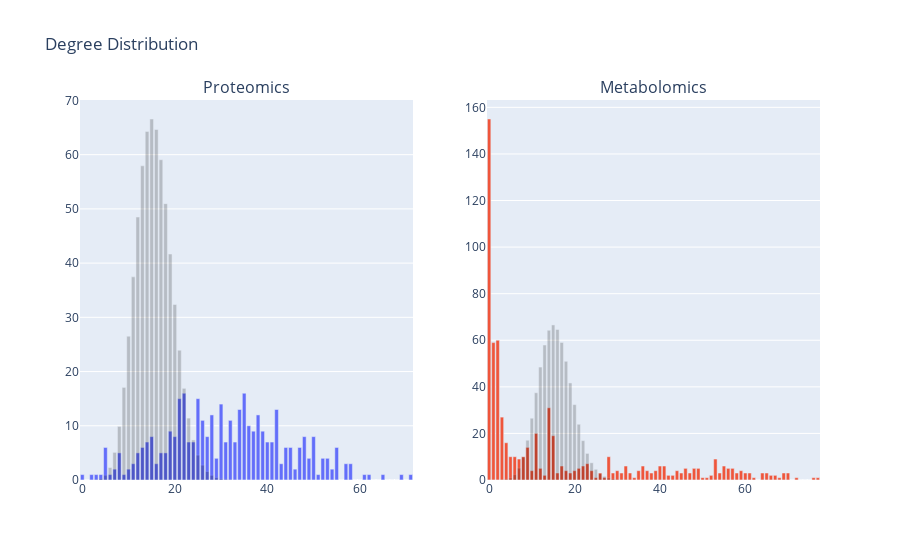

The notebook cell saved with this chart:
### Code cell
#
# Basic graph characteristics
#

G = qqg
GA = qqA

for G, GA, name in [(qqg, qqA, 'Proteomics'), (mmg, mmA, 'Metabolomics')]:

    print()
    print(name)
    print()

    print(f'Order: {G.order()}')
    print(f'Size: {G.size()}')
    print(f'Density: {round(nx.density(G), 5)}')

    i = [nx.average_clustering(i) for i in GA]
    print(f'Average clustering: {round(nx.average_clustering(G), 5)} (random graph: mean = {round(np.mean(i),5)}, std = {round(np.std(i),5)})')
    print(f'Average degree: {round(np.mean(list(dict(G.degree).values())),5)}')

    i = [len(list(nx.connected_components(i))) for i in GA]
    print(f'Number of connected components: {round(len(list(nx.connected_components(G))), 5)} (random graph: mean = {round(np.mean(i), 5)}, std = {round(np.std(i), 5)})')

    i = [len([i for i in nx.connected_components(g) if len(i)>1]) for g in GA]
    print(f'Number of connected components (order g.t. 1): {round(len([i for i in nx.connected_components(G) if len(i)>1]), 5)} (random graph: mean = {round(np.mean(i),5)}, std = {round(np.std(i),5)})')

fig = make_subplots(rows=1, cols=2, subplot_titles=['Proteomics', 'Metabolomics'])

plot = nx.degree_histogram(qqg)
fig.add_trace(go.Bar(
    x=np.arange(0,len(plot)),
    y=plot,
    offsetgroup=1, marker_color=palette[0]
), row=1,col=1)
fig.add_trace(go.Bar(
    x=np.arange(0,len(plot)),
    y=G.order()*poisson.pmf(np.arange(0, len(plot)),2*G.size()/G.order()),
    offsetgroup=1, marker_color='black', opacity=0.2
), row=1,col=1)


plot = nx.degree_histogram(mmg)
fig.add_trace(go.Bar(
    x=np.arange(0,len(plot)),
    y=plot, 
    offsetgroup=1, marker_color=palette[1]
), row=1,col=2)
fig.add_trace(go.Bar(
    x=np.arange(0,len(plot)),
    y=G.order()*poisson.pmf(np.arange(0, len(plot)),2*G.size()/G.order()),
    offsetgroup=1, marker_color='black', opacity=0.2
), row=1,col=2)

fig.update_layout(bargap=0.2, title='Degree Distribution', showlegend=False)

### Figure 1 — Plotly figure (JSON) as saved in the notebook; plotly's stock layout.template omitted (floating-point values rounded to 4 significant figures)
{"data": [{"marker": {"color": "#636EFA"}, "offsetgroup": "1", "type": "bar", "x": [0, 1, 2, 3, 4, 5, 6, 7, 8, 9, 10, 11, 12, 13, 14, 15, 16, 17, 18, 19, 20, 21, 22, 23, 24, 25, 26, 27, 28, 29, 30, 31, 32, 33, 34, 35, 36, 37, 38, 39, 40, 41, 42, 43, 44, 45, 46, 47, 48, 49, 50, 51, 52, 53, 54, 55, 56, 57, 58, 59, 60, 61, 62, 63, 64, 65, 66, 67, 68, 69, 70, 71], "xaxis": "x", "y": [1, 0, 1, 1, 1, 6, 1, 2, 5, 1, 2, 3, 5, 6, 7, 8, 3, 5, 5, 9, 8, 15, 16, 7, 7, 15, 11, 8, 12, 4, 14, 7, 11, 7, 13, 16, 10, 9, 12, 9, 7, 7, 13, 3, 6, 6, 2, 6, 8, 4, 8, 1, 4, 4, 2, 6, 0, 3, 3, 0, 0, 1, 1, 0, 0, 1, 0, 0, 0, 1, 0, 1], "yaxis": "y"}, {"marker": {"color": "black"}, "offsetgroup": "1", "opacity": 0.2, "type": "bar", "x": [0, 1, 2, 3, 4, 5, 6, 7, 8, 9, 10, 11, 12, 13, 14, 15, 16, 17, 18, 19, 20, 21, 22, 23, 24, 25, 26, 27, 28, 29, 30, 31, 32, 33, 34, 35, 36, 37, 38, 39, 40, 41, 42, 43, 44, 45, 46, 47, 48, 49, 50, 51, 52, 53, 54, 55, 56, 57, 58, 59, 60, 61, 62, 63, 64, 65, 66, 67, 68, 69, 70, 71], "xaxis": "x", "y": [0.0001177, 0.001828, 0.0142, 0.07352, 0.2855, 0.887, 2.296, 5.096, 9.895, 17.08, 26.53, 37.46, 48.49, 57.94, 64.29, 66.58, 64.64, 59.06, 50.97, 41.67, 32.36, 23.94, 16.9, 11.42, 7.389, 4.591, 2.743, 1.578, 0.8754, 0.4689, 0.2428, 0.1217, 0.05905, 0.0278, 0.0127, 0.005636, 0.002432, 0.001021, 0.0004174, 0.0001662, 6.456e-05, 2.446e-05, 9.046e-06, 3.268e-06, 1.154e-06, 3.982e-07, 1.345e-07, 4.444e-08, 1.438e-08, 4.559e-09, 1.417e-09, 4.314e-10, 1.289e-10, 3.777e-11, 1.087e-11, 3.069e-12, 8.512e-13, 2.32e-13, 6.213e-14, 1.636e-14, 4.235e-15, 1.078e-15, 2.702e-16, 6.661e-17, 1.617e-17, 3.864e-18, 9.094e-19, 2.108e-19, 4.816e-20, 1.084e-20, 2.406e-21, 5.264e-22], "yaxis": "y"}, {"marker": {"color": "#EF553B"}, "offsetgroup": "1", "type": "bar", "x": [0, 1, 2, 3, 4, 5, 6, 7, 8, 9, 10, 11, 12, 13, 14, 15, 16, 17, 18, 19, 20, 21, 22, 23, 24, 25, 26, 27, 28, 29, 30, 31, 32, 33, 34, 35, 36, 37, 38, 39, 40, 41, 42, 43, 44, 45, 46, 47, 48, 49, 50, 51, 52, 53, 54, 55, 56, 57, 58, 59, 60, 61, 62, 63, 64, 65, 66, 67, 68, 69, 70, 71, 72, 73, 74, 75, 76, 77], "xaxis": "x2", "y": [155, 59, 60, 27, 16, 10, 10, 9, 10, 14, 4, 20, 5, 2, 31, 19, 3, 6, 4, 3, 4, 5, 6, 7, 4, 1, 3, 1, 10, 3, 4, 3, 6, 3, 1, 4, 6, 4, 3, 4, 6, 6, 2, 2, 4, 3, 5, 3, 5, 5, 1, 1, 2, 9, 3, 6, 5, 5, 3, 4, 3, 3, 1, 0, 3, 3, 2, 2, 1, 3, 3, 0, 1, 0, 0, 0, 1, 1], "yaxis": "y2"}, {"marker": {"color": "black"}, "offsetgroup": "1", "opacity": 0.2, "type": "bar", "x": [0, 1, 2, 3, 4, 5, 6, 7, 8, 9, 10, 11, 12, 13, 14, 15, 16, 17, 18, 19, 20, 21, 22, 23, 24, 25, 26, 27, 28, 29, 30, 31, 32, 33, 34, 35, 36, 37, 38, 39, 40, 41, 42, 43, 44, 45, 46, 47, 48, 49, 50, 51, 52, 53, 54, 55, 56, 57, 58, 59, 60, 61, 62, 63, 64, 65, 66, 67, 68, 69, 70, 71, 72, 73, 74, 75, 76, 77], "xaxis": "x2", "y": [0.0001177, 0.001828, 0.0142, 0.07352, 0.2855, 0.887, 2.296, 5.096, 9.895, 17.08, 26.53, 37.46, 48.49, 57.94, 64.29, 66.58, 64.64, 59.06, 50.97, 41.67, 32.36, 23.94, 16.9, 11.42, 7.389, 4.591, 2.743, 1.578, 0.8754, 0.4689, 0.2428, 0.1217, 0.05905, 0.0278, 0.0127, 0.005636, 0.002432, 0.001021, 0.0004174, 0.0001662, 6.456e-05, 2.446e-05, 9.046e-06, 3.268e-06, 1.154e-06, 3.982e-07, 1.345e-07, 4.444e-08, 1.438e-08, 4.559e-09, 1.417e-09, 4.314e-10, 1.289e-10, 3.777e-11, 1.087e-11, 3.069e-12, 8.512e-13, 2.32e-13, 6.213e-14, 1.636e-14, 4.235e-15, 1.078e-15, 2.702e-16, 6.661e-17, 1.617e-17, 3.864e-18, 9.094e-19, 2.108e-19, 4.816e-20, 1.084e-20, 2.406e-21, 5.264e-22, 1.136e-22, 2.417e-23, 5.073e-24, 1.051e-24, 2.147e-25, 4.332e-26], "yaxis": "y2"}], "layout": {"annotations": [{"font": {"size": 16}, "showarrow": false, "text": "Proteomics", "x": 0.225, "xanchor": "center", "xref": "paper", "y": 1, "yanchor": "bottom", "yref": "paper"}, {"font": {"size": 16}, "showarrow": false, "text": "Metabolomics", "x": 0.775, "xanchor": "center", "xref": "paper", "y": 1, "yanchor": "bottom", "yref": "paper"}], "bargap": 0.2, "showlegend": false, "title": {"text": "Degree Distribution"}, "xaxis": {"anchor": "y", "domain": [0, 0.45]}, "xaxis2": {"anchor": "y2", "domain": [0.55, 1]}, "yaxis": {"anchor": "x", "domain": [0, 1]}, "yaxis2": {"anchor": "x2", "domain": [0, 1]}}}
